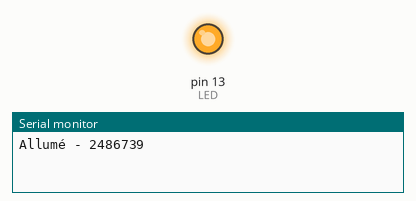
The sketch below on a simulated Arduino Uno, built with avr-gcc and run on an emulated ATmega328P. Parts: output pins drawn as LEDs (lit = HIGH), the last lines printed to the serial monitor.

Above: at 1.1 s.
At 6.1 s:
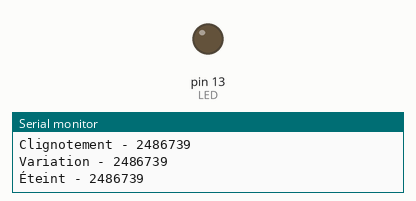
Timing chart, 0 to 10.0 s (numbered marks = the images above):
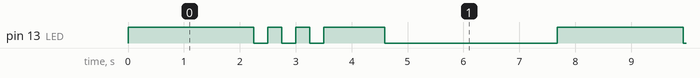

Measured:
- by itself, pin 13 (LED): repeats every 7.7 s: 2 × (LOW 0.25 s, HIGH 0.25 s), LOW 0.25 s, HIGH 1.1 s, LOW 3.1 s, HIGH 2.3 s
- by itself, everything shown: repeats every 7.7 s, in 8 steps

The sketch:

0sx_labo_01_ArFile.ino
```cpp
const int LED = 13;
const int OFF = 0;
const int ON = 255;

void setup() {
  pinMode(LED, OUTPUT);
  Serial.begin(9600);
}

void loop() {
  allume();
  clignote();
  variation();
  stop();
}


void allume() {
  Serial.println("Allumé - 2486739");
  analogWrite(LED, ON);
  delay(2000);
}

void clignote() {
  Serial.println("Clignotement - 2486739");
  for (int i = 1; i <= 3; i++) {
    analogWrite(LED, ON);
    delay(250);
    analogWrite(LED, OFF);
    delay(250);
  }
}

void variation() {
  const int TIME_TAKEN = 2048;
  const int JUMPS = 15;
  const int FADE = (ON + 1) / JUMPS;
  const int DELAY_VARIATION = TIME_TAKEN / JUMPS;
  int fading_variable = 255;

  Serial.println("Variation - 2486739");

  for (fading_variable = 255; fading_variable >= OFF; fading_variable -= FADE) {
    analogWrite(LED, fading_variable);
    delay(DELAY_VARIATION);
  }
}

void stop() {
  Serial.println("Éteint - 2486739");
  analogWrite(LED, OFF);
  delay(2000);
}
```
